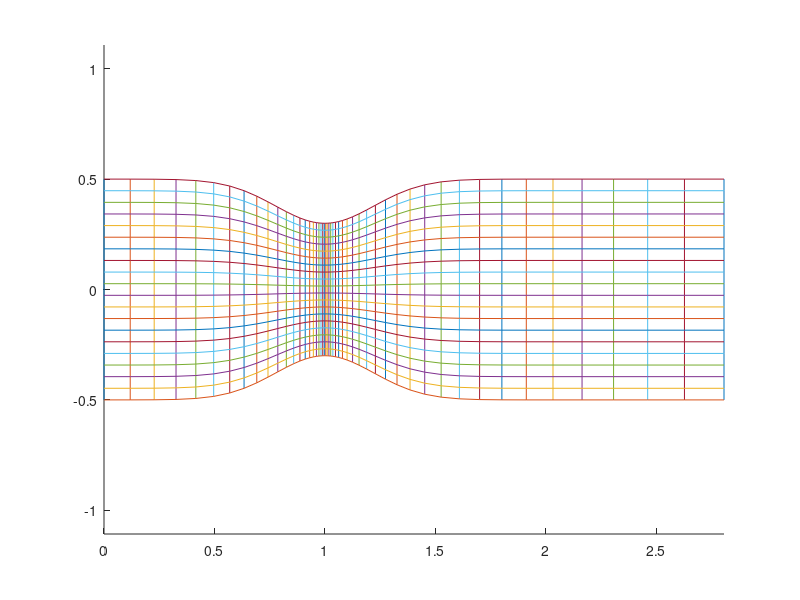

Here is the MATLAB script that generated this plot:
function sit3
n1 = 50;
n2 = 20;

X = zeros(n1,n2);
Y = zeros(n1,n2);

x = nlinspace(0,3,n1);
for i = 1:n1
    X(i,1) = x(i);
    X(i,n2) = x(i);
    
    Y(i,1) = -f(x(i));
    Y(i,n2) = f(x(i));
    
    t = linspace(0,1,n2);
    for j = 2:n2-1
        X(i,j) = X(i,1) + (X(i,n2)-X(i,1))*t(j);
        Y(i,j) = Y(i,1) + (Y(i,n2)-Y(i,1))*t(j);
    end
end

PX = zeros(n1*n2,1);
PY = zeros(n1*n2,1);
Ip = zeros(n1,n2);
k = 1;
for i = 1:n1
    for j = 1:n2
        PX(k) = X(i,j);
        PY(k) = Y(i,j);
        Ip(i,j) = k;
        k = k + 1; 
    end
end

k = 1;
TP = zeros((n1-1)*(n2-1),4);
for i = 1:n1-1
    for j = 1:n2-1
        TP(k,:) = [Ip(i,j),Ip(i+1,j),Ip(i+1,j+1),Ip(i,j+1)];
        k = k + 1; 
    end
end

P = [PX,PY];
Q = TP;

save 'P' P
save 'Q' Q

figure
hold on;
for i = 1:length(X(:,1))
    plot(X(i,:),Y(i,:));
end
for j = 1:length(X(1,:))
    plot(X(:,j),Y(:,j));
end
axis equal;

function y = f(x)
y = 0.5 - 0.2*exp(-(x-1)^2/0.1);

function y = nlinspace(a,b,n)
y = zeros(n,1);
for i = 1:n
    x = (i-1)/(n-1);
    y(i+1) = y(i) + 1-0.999*exp(-(3*x-1.31)^2/100);
end
y = y - min(y);
y = y/(max(y));
y = a + y*(b-a);



